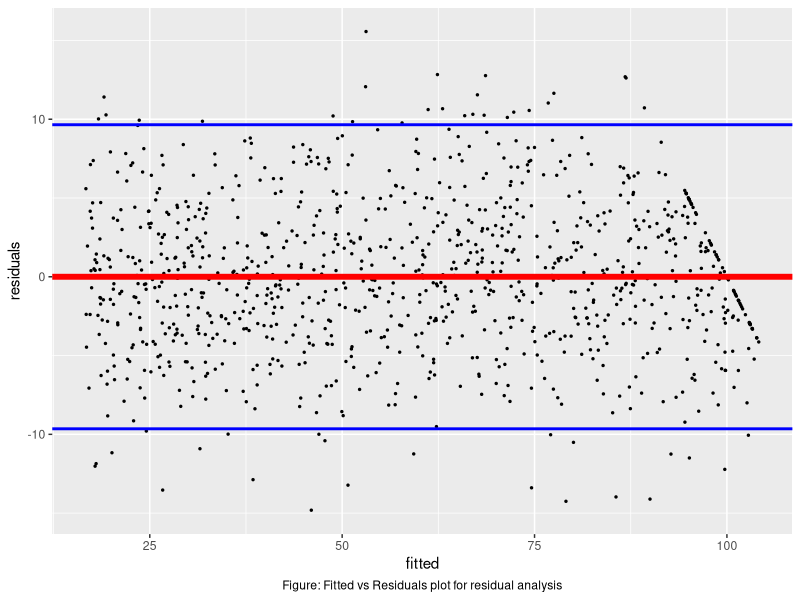
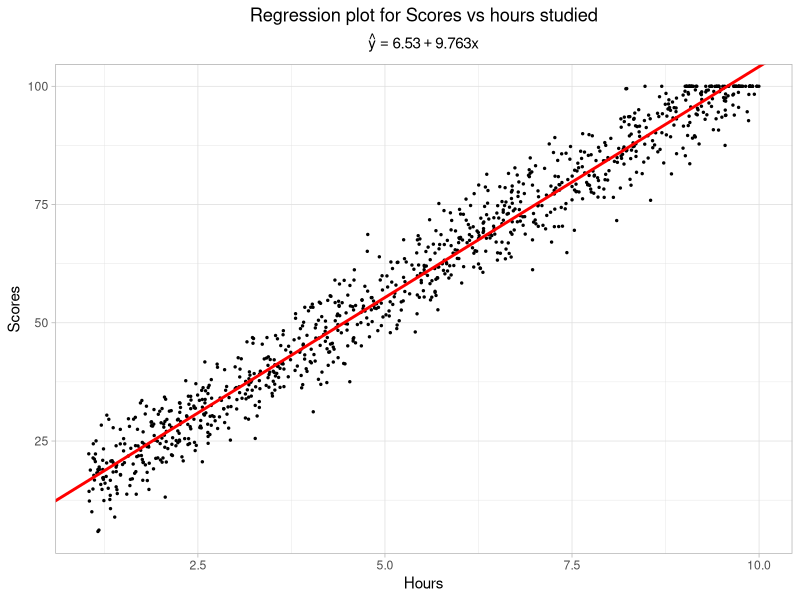
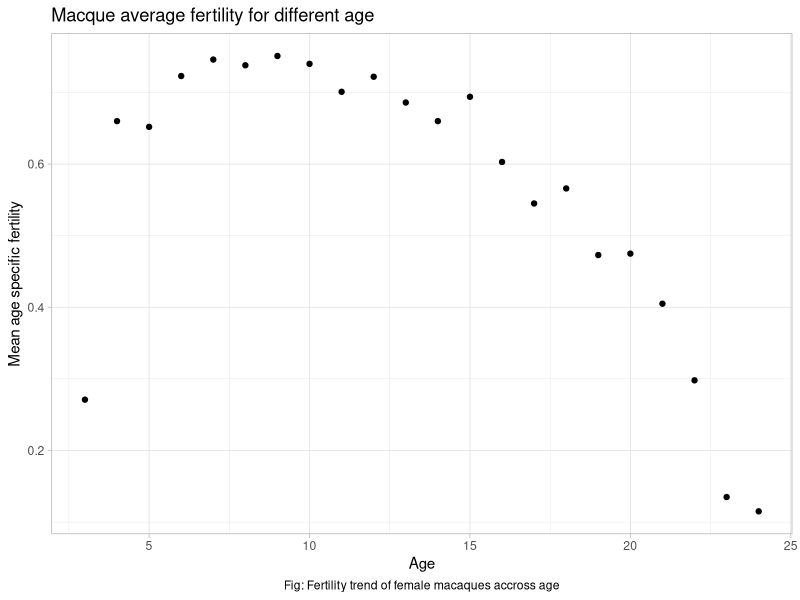
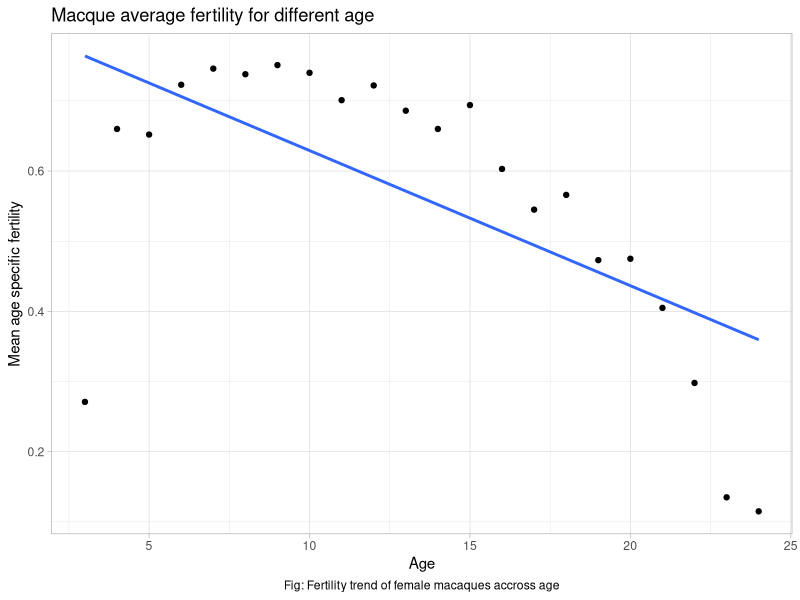
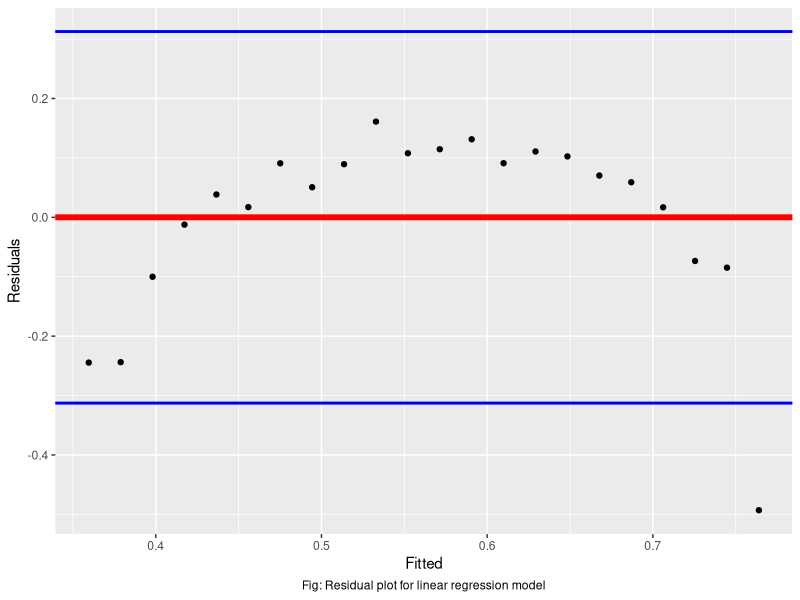
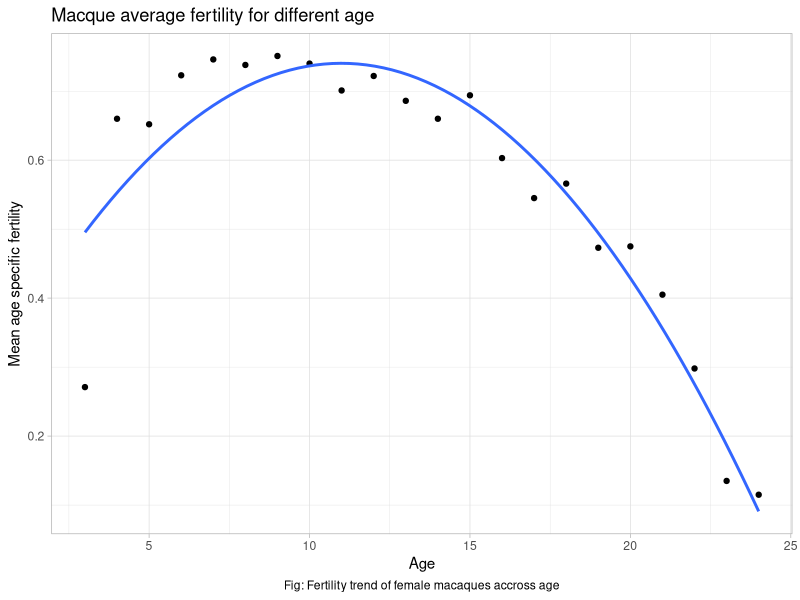
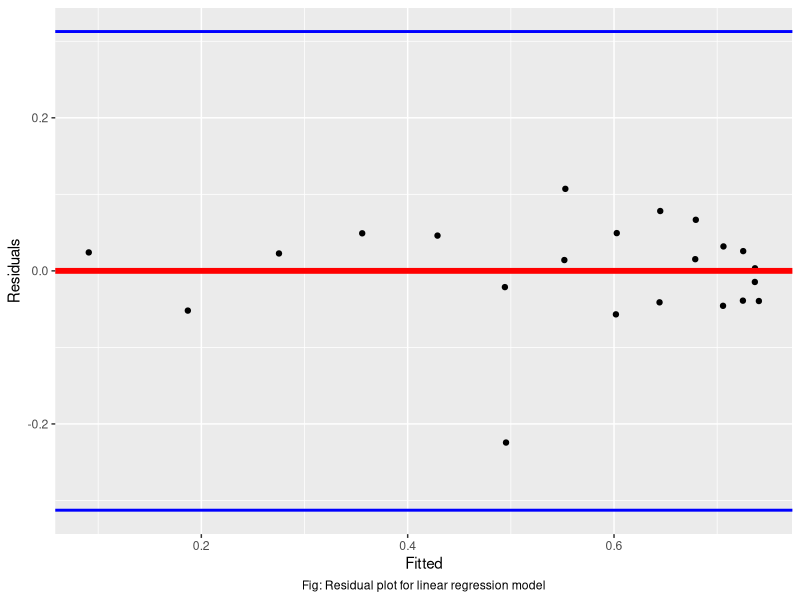

Reproduce these figures in R, in order.
## ---- chunk 1
# Import Libraries
library(tidyverse)
library(knitr)
## ---- chunk 2
# define matrices

# explanatory variable
x <- matrix(c(1, 1, 1, 4, 6, 8), byrow = FALSE, nrow = 3)

# response variable
y <- matrix(c(4, 10, 16), nrow = 3)

print(x)

print(y)
## ---- chunk 3
# transpose of x

x_t <- t(x)

print(x_t)
## ---- chunk 4
x_t_x <- x_t %*% x

print(x_t_x)
## ---- chunk 5
x_t_y <- x_t %*% y

print(x_t_y)
## ---- chunk 6
# now calculating the inverse of x_t_x

inv_x_t_x <- solve(x_t_x)
print(inv_x_t_x)
## ---- chunk 7
# as we have all the necessary elements, we now substitute the values
# in the formula and calculate the coefficient matrix

b <- inv_x_t_x %*% x_t_y
print(b)
## ---- chunk 8
y_hat <- x %*% b
e <- y - y_hat

print(e) # output can be considered as zero
## ---- chunk 9
x <- c(4, 6, 8)
y <- c(4, 10, 16)
## ---- chunk 10
df <- data.frame(x, y)

print(df)
## ---- chunk 11
model <- lm(y ~ x, data = df)
summary(model)
## ---- chunk 12
new_x <- c(7, 7, 7)

df2 <- data.frame(new_x, y)

print(df2)

model2 <- lm(y ~ new_x, data = df2)

summary(model2)
## ---- chunk 13
df <- read.csv("dataset/Student_Scores_Dataset.csv", header = TRUE)
head(df)
## ---- chunk 14
model <- lm(Scores ~ Hours, data = df)
summary(model)
## ---- chunk 15
residuals <- model$residuals
fitted <- fitted(model)

df_residuals <- data.frame(residuals = residuals, fitted = fitted)

df_residuals |>
  ggplot(aes(x = fitted, y = residuals)) +
  geom_point(size = 0.5) +
  geom_hline(yintercept = 0, color = "red", size = 2) +
  geom_hline(yintercept = 2 * sd(model$residuals), color = "blue", size = 1) +
  geom_hline(yintercept = -2 * sd(model$residuals), color = "blue", size = 1) +
  labs(
    caption = "Figure: Fitted vs Residuals plot for residual analysis"
  ) +
  theme(
    plot.caption = element_text(hjust = 0.5)
  )
## ---- chunk 16
coefficients <- coef(model)

beta_0 <- coefficients[1]
beta_1 <- coefficients[2]

df |>
  ggplot(aes(x = Hours, y = Scores)) +
  geom_point(size = 0.5) +
  geom_abline(intercept = beta_0, slope = beta_1, color = "red", size = 1) +
  labs(
    title = "Regression plot for Scores vs hours studied",
    subtitle = expression(hat(y) == 6.530 + 9.763 * x)
  ) +
  theme_light() +
  theme(
    plot.title = element_text(hjust = 0.5),
    plot.subtitle = element_text(hjust = 0.5)
  )
## ---- chunk 17
new_x <- data.frame(Hours = c(3.63, 5.68, 7.48))

predicted_scores <- round(predict(model, newdata = new_x), 2)

new_x$predicted_scores <- predicted_scores

kable(new_x)
## ---- chunk 18
monkey <- read.csv("./dataset/macaque.csv")

df <- monkey |>
  select(age, mean_fertility)
## ---- chunk 19
plot_1 <- df |>
  ggplot(aes(x = age, y = mean_fertility)) +
  geom_point() +
  labs(
    title = "Macque average fertility for different age",
    x = "Age",
    y = "Mean age specific fertility",
    caption = "Fig: Fertility trend of female macaques accross age"
  ) +
  theme_light() +
  theme(
    plot.caption = element_text(hjust = 0.5)
  )

plot_1
## ---- chunk 20
model <- lm(mean_fertility ~ age, data = df)

summary(model)
## ---- chunk 21
plot_1 + geom_smooth(method = "lm", formula = y ~ x, se = FALSE)
## ---- chunk 22
draw_residual_plot <- function(df) {
  # nolint start
  ggplot(data = df, aes(x = fitted, y = residuals)) +
    geom_point() +
    geom_hline(yintercept = 0, color = "red", size = 2) +
    geom_hline(yintercept = 2 * sd(model$residuals), color = "blue", size = 1) +
    geom_hline(yintercept = -2 * sd(model$residuals), color = "blue", size = 1) +
    labs(
      caption = "Fig: Residual plot for linear regression model",
      x = "Fitted",
      y = "Residuals"
    ) +
    theme(
      plot.caption = element_text(hjust = 0.5)
    )
  # nolint end
}

df_residuals <- data.frame(
  residuals = model$residuals,
  fitted = fitted(model)
)

draw_residual_plot(df_residuals)
## ---- chunk 23
plot_1 +
  geom_smooth(method = "lm", formula = y ~ x + I(x^2), se = FALSE)
## ---- chunk 24
quadratic_model <- lm(mean_fertility ~ age + I(age^2), data = df)

summary(quadratic_model)

quadtratic_df_residuals <- data.frame(
  residuals = quadratic_model$residuals,
  fitted = fitted(quadratic_model)
)

draw_residual_plot(quadtratic_df_residuals)
## ---- chunk 25
df_new <- data.frame(age = c(6.95, 12.35, 15.87))

predictions <- round(predict(model, newdata = df_new), 2)

df_new$predicted_mean_fertility <- predictions

knitr::kable(df_new, caption = "Table: Predicted Fertility for Given Ages")
